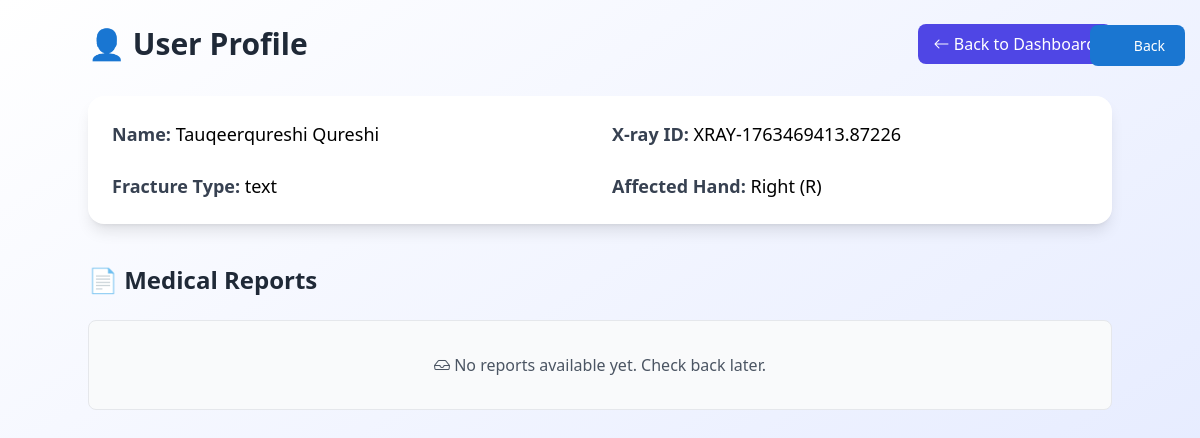
Before: /user_profile/ (signed in) with the older database file.
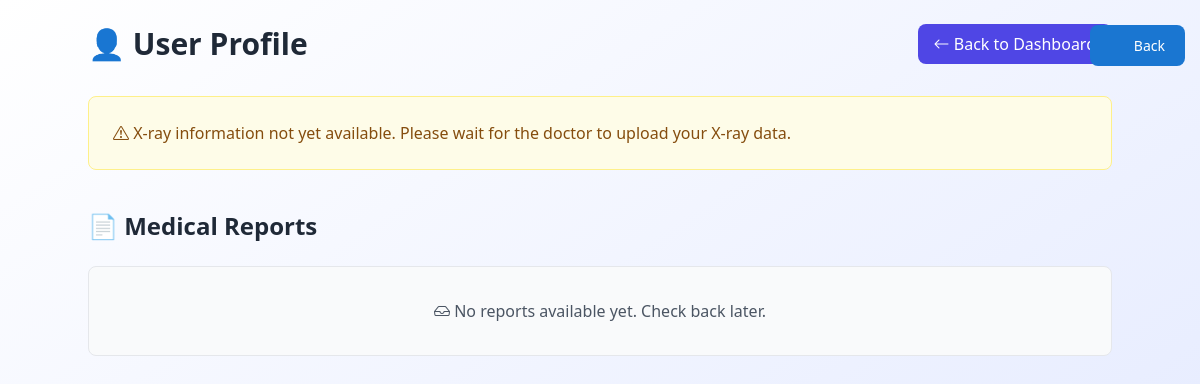
After: the same page with the newer database file.
### main/models.py (models this page shows)
class BaseModel(models.Model):
    created_at = models.DateTimeField(auto_now_add=True, db_index=True)
    updated_at = models.DateTimeField(auto_now=True)
    class Meta:
        abstract = True

class PatientXRayInfo(BaseModel):
    patient = models.ForeignKey(
        'PatientCreatedByDoctor',
        on_delete=models.CASCADE,
        related_name='xray_records',
        db_index=True
    )
    name = models.CharField(max_length=100)
    age = models.IntegerField()
    xray_id = models.CharField(max_length=50, unique=True, db_index=True)
    finding = models.TextField()
    fracture_type = models.CharField(max_length=100)
    affected_hand = models.CharField(max_length=10, choices=[('left', 'Left'), ('right', 'Right')])
    class Meta:
        ordering = ['-created_at']
        indexes = [
            models.Index(fields=['patient', 'created_at']),
            models.Index(fields=['xray_id']),
            models.Index(fields=['fracture_type']),
        ]
        verbose_name_plural = "Patient X-ray Info"
    def __str__(self):
        return f"{self.name} - {self.xray_id}"

### main/views.py (the view, shortened to what this page needs)
# urls.py: path('user_profile/', views.user_profile, name='user_profile'),
@never_cache
@login_required(login_url='patient_logins')
def user_profile(request):
    try:
        user = request.user
        patients = None
        patients1 = None
        reports = []
        try:
            patients = PatientCreatedByDoctor.objects.get(user=request.user, show_on_dashboard=True)
        except PatientCreatedByDoctor.DoesNotExist:
            try:
                patients = PatientCreatedByDoctor.objects.get(user=request.user)
            except PatientCreatedByDoctor.DoesNotExist:
                all_patients = PatientCreatedByDoctor.objects.filter(user=request.user)
                if all_patients.exists():
                    patients = all_patients.first()
                else:
                    all_patients = PatientCreatedByDoctor.objects.all()
                    if all_patients.exists():
                        patients = all_patients.first()
        if patients:
            data = patients.user.username
            print("the name of patient is:" , data,".")
            account_created = patients.created_at
            print("This account created at:" , account_created)
            doctor_link = patients.doctor
            print("the doctor linkage is:" , doctor_link)
            try:
                patients1 = patients.xray_records.first()  # Use related_name with ForeignKey
                if patients1 is None:
                    raise Exception("No X-ray records")
            except Exception:
                patients1 = None
            reports = patients.reports.all()  # Use related_name with ForeignKey
            if patients1:
                print("the data getting from the patients are:" , patients1)
                print("final conclusion from patient x ray is:" , patients1.name)
            for report in reports:
                print("Patient Name:", report.patient_name)
                print("Patient ID:", report.patient_idx)
                if report.report_file:
                    print("Report File URL:", report.report_file.url)
                    print("Report File Path:", report.report_file.path)
            context = {"reports": reports, "patients": patients1, "user_type": "patient"}
            return render(request, "patient/user/edit_user.html", context)
    except Exception as e:
        print(f"Error in user_profile: {str(e)}")
        return render(request, "patient/user/edit_user.html", {
            "error": f"Error loading profile: {str(e)}",
            "reports": [],
            "patients": None
        })

### main/models.py (called while the page is built)
    def __str__(self):
        return f"{self.username} ({self.user_type})"

### main/templates/patient/user/edit_user.html (shortened to what this page needs)
<!DOCTYPE html>
<html lang="en">
<head>
    <script src="https://cdn.tailwindcss.com"></script>
    <link href="https://cdn.jsdelivr.net/npm/bootstrap-icons/font/bootstrap-icons.css" rel="stylesheet">
</head>
<body>
<div style="position: fixed; top: 15px; right: 15px; z-index: 1000;">{% include 'components/back_button.html' %}</div>
<div id="user-details-container" class="p-6 bg-gradient-to-br from-white to-indigo-100 min-h-screen">
  <div class="max-w-5xl mx-auto">
    <div class="flex items-center justify-between mb-8">
      <h3 class="text-3xl font-bold text-gray-800">👤 User Profile</h3>
      <a href="{% url 'patient_dashboard' %}" class="px-4 py-2 bg-indigo-600 text-white rounded-lg hover:bg-indigo-700">
        <i class="bi bi-arrow-left"></i> Back to Dashboard
      </a>
    </div>
    {% if patients %}
    <div class="grid grid-cols-1 md:grid-cols-2 gap-6 bg-white/100 backdrop-blur-md p-6 rounded-2xl shadow-lg hover:shadow-2xl transition">
      <p class="text-lg"><span class="font-semibold text-gray-700">Name:</span> {{ patients.name }}</p>
      <p class="text-lg"><span class="font-semibold text-gray-700">X-ray ID:</span> {{ patients.xray_id }}</p>
      <p class="text-lg"><span class="font-semibold text-gray-700">Fracture Type:</span> {{ patients.fracture_type }}</p>
      <p class="text-lg"><span class="font-semibold text-gray-700">Affected Hand:</span> {{ patients.affected_hand }}</p>
    </div>
    {% else %}
    <div class="bg-yellow-50 border border-yellow-200 rounded-lg p-6 mb-6">
      <p class="text-yellow-800"><i class="bi bi-exclamation-triangle"></i> X-ray information not yet available. Please wait for the doctor to upload your X-ray data.</p>
    </div>
    {% endif %}
    <div class="mt-10">
      <h3 class="text-2xl font-bold text-gray-800 mb-6">📄 Medical Reports</h3>
      <div class="grid grid-cols-1 md:grid-cols-2 gap-8">
        {% for report in reports %}
        <div class="bg-white/80 backdrop-blur-lg border border-gray-200 shadow-lg rounded-2xl p-6 hover:-translate-y-2 hover:shadow-2xl transition duration-300">
          <h4 class="text-xl font-semibold text-indigo-600 mb-4 flex items-center gap-2">
            <i class="bi bi-file-pdf"></i> Report: {{ report.Patient_name }}
          </h4>
          <ul class="space-y-2 text-gray-700">
            <li><span class="font-semibold">Patient ID:</span> {{ report.Patient_idx }}</li>
            <li>
              <span class="font-semibold">Report File:</span>
              <a href="{{ report.report_file.url }}" target="_blank" class="text-blue-600 underline hover:text-blue-800">
                <i class="bi bi-download"></i> View / Download
              </a>
            </li>
            <li><span class="font-semibold">Uploaded At:</span> {{ report.created_at|date:"d M Y, H:i" }}</li>
          </ul>
        </div>
        {% empty %}
        <div class="col-span-2 bg-gray-50 border border-gray-200 rounded-lg p-8 text-center">
          <p class="text-gray-600"><i class="bi bi-inbox"></i> No reports available yet. Check back later.</p>
        </div>
        {% endfor %}
      </div>
    </div>
  </div>
</div>
</body>
</html>

Changed rows visible on the page:
no longer on this page (row edited): PatientXRayInfo: name "Tauqeerqureshi Qureshi", xray_id "XRAY-1763469413.87226", fracture_type "text", affected_hand "Right (R)"
Other visible differences:
text no longer shown: "Name: X-ray ID: Fracture Type: Affected Hand:"
text now shown: "X-ray information not yet available. Please wait for the doctor to upload your X-ray data."
